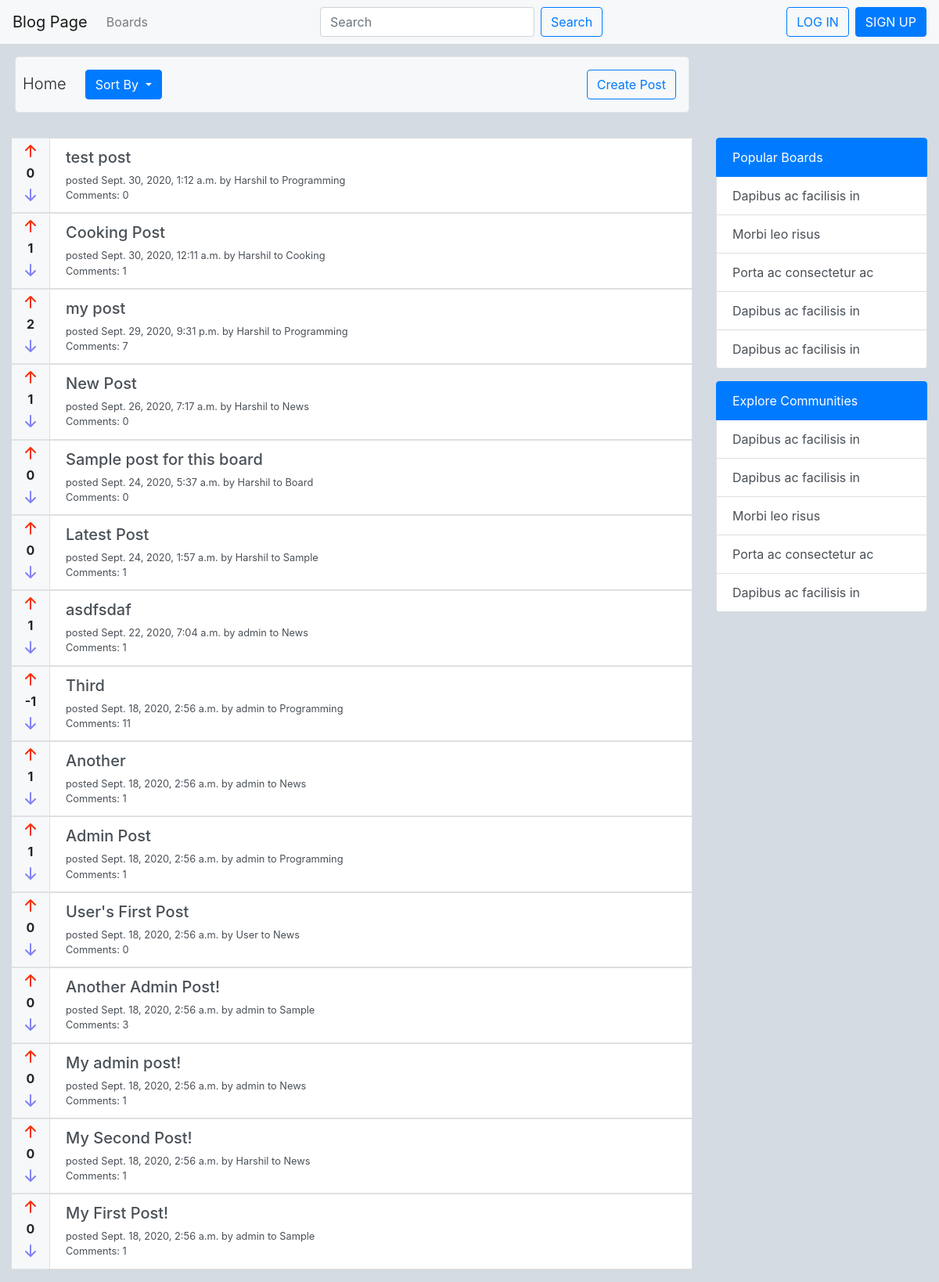
The page / on the database its author committed.
### blog/models.py (models this page shows, shortened)
class Post(models.Model):
    title = models.CharField(max_length=200)
    content = models.TextField(max_length=2000)
    date_posted = models.DateTimeField(auto_now=timezone.now())
    author = models.ForeignKey(User, on_delete=models.CASCADE, related_name='posts')
    board = models.ForeignKey(Board, on_delete=models.CASCADE, null=True, blank=True)
    likes = models.ManyToManyField(User, blank=True, related_name='post_likes')
    dislikes = models.ManyToManyField(User, blank=True, related_name='post_dislikes')
    def get_rating(self):
        return self.likes.count() - self.dislikes.count()

class Board(models.Model):
    title = models.CharField(max_length=200, unique=True)
    description = models.TextField(max_length=2000)
    date_created = models.DateField(auto_now_add=True)
    subscription = models.ManyToManyField(User, blank=True, related_name='subs')
    def __str__(self):
        return self.title
    def get_popularity_rating(self):
        return ( self.post_set.filter(date_posted__gte=timezone.now()-timedelta(days=7)).count())

### blog/views.py (the view)
# urls.py: path('', HomeView.as_view(), name='home'),
class HomeView(ListView):
    model = Post
    template_name = 'blog/home.html'
    context_object_name = 'posts'
    ordering = ['-date_posted']
    paginate_by = 50

### blog/forms.py
class SearchForm(Form):
    search_string = forms.CharField(label='', max_length=200, widget=forms.TextInput(attrs={'class': 'form-control input-large mr-sm-2', 'placeholder': 'Search'}))

### blog/context_processors.py (called while the page is built)
def search_form(request):
    search_form = SearchForm()
    return {"search_form": search_form}

def top_boards(request):
    return {'popular_boards': sorted(Board.objects.all(), key=lambda obj: -obj.get_popularity_rating())[:4]}

### blog/templates/blog/home.html (shortened to what this page needs)
{% extends 'blog/base.html' %}
{% block header %}
    <div class='row mx-1 my-3 py-3 border-bottom border rounded-lg' style="background-color: #f7f8f9;">
        <div class='mr-auto'>
            <div class="row dropdown">
                <h5 class='align-self-end mx-4 lead'>Home</h5>
                <button class="btn btn-primary dropdown-toggle" type="button" id="dropdownMenuButton" data-toggle="dropdown" aria-haspopup="true" aria-expanded="false">
                    Sort By
                </button>
            </div>
        </div>
        <div class='align-self-end pr-3'>
            <a href="{% url 'create-post' %}" role='button' class='btn btn-outline-primary'>Create Post</a>
        </div>
    </div>
{% endblock header %}
{% block content %}
    {% if posts %}
    <div class='list-group py-3'>
        {% for post in page_obj %}
        <div class='d-flex bd-highlight'>
            <div class='px-2 flex-shrink-1 border-top border-bottom' style="background-color: #f6f8f9;">
                <div class='d-flex justify-content-center'>
                    <a href="{% url 'like-post' post.board.id post.id %}">
                        <svg width="2em" height="2em" viewBox="0 0 16 16" class="bi bi-arrow-up-short" fill="#F73009" xmlns="http://www.w3.org/2000/svg">
                        <path fill-rule="evenodd" d="M8 12a.5.5 0 0 0 .5-.5V5.707l2.146 2.147a.5.5 0 0 0 .708-.708l-3-3a.5.5 0 0 0-.708 0l-3 3a.5.5 0 1 0 .708.708L7.5 5.707V11.5a.5.5 0 0 0 .5.5z"/>
                        </svg>
                    </a>
                </div>
                <div class='d-flex justify-content-center'>
                    {% if post in user.post_likes.all %}
                        <strong style="color: #F73009;">{{ post.get_rating }}</strong>
                    {% elif post in user.post_dislikes.all %}
                        <strong style="color: #8283F6;">{{ post.get_rating }}</strong>
                    {% else %}
                        <strong>{{ post.get_rating }}</strong>
                    {% endif %}
                </div>
                <div class='d-flex justify-content-center'>
                    <a href="{% url 'dislike-post' post.board.id post.id %}">
                        <svg width="2em" height="2em" viewBox="0 0 16 16" class="bi bi-arrow-down-short" fill="#8283F6" xmlns="http://www.w3.org/2000/svg">
                        <path fill-rule="evenodd" d="M8 4a.5.5 0 0 1 .5.5v5.793l2.146-2.147a.5.5 0 0 1 .708.708l-3 3a.5.5 0 0 1-.708 0l-3-3a.5.5 0 1 1 .708-.708L7.5 10.293V4.5A.5.5 0 0 1 8 4z"/>
                        </svg>
                    </a>
                </div>
            </div>
            <div class='w-100 bd-highlight'>
                <a href="{% url 'post' post.board.id post.id %}" class='list-group-item list-group-item-action'>
                    <div class='row'>
                        <div class='col'>
                            <h5>{{ post.title }}</h5>
                        </div>
                    </div>
                    <div class='row'>
                        <small class='col align-self-start'>posted {{ post.date_posted }} by {{ post.author }} to {{ post.board }}</small>
                    </div>
                    <div class='row'>
                        <small class='col'>Comments: {{ post.comment_set.count }}</small>
                    </div>
                </a>
            </div>
        </div>
        {% endfor %}
    </div>
    {% endif %}
{% endblock content %}
{% block sidebar %}
    <div class="list-group my-3">
        <a href="#" class="list-group-item list-group-item-action active disabled">Popular Boards</a>
        <a href="#" class="list-group-item list-group-item-action">Dapibus ac facilisis in</a>
        <a href="#" class="list-group-item list-group-item-action">Morbi leo risus</a>
        <a href="#" class="list-group-item list-group-item-action">Porta ac consectetur ac</a>
        <a href="#" class="list-group-item list-group-item-action">Dapibus ac facilisis in</a>
        <a href="#" class="list-group-item list-group-item-action">Dapibus ac facilisis in</a>
    </div>
    <div class="list-group my-3">
        <a href="#" class="list-group-item list-group-item-action active disabled">Explore Communities</a>
        <a href="#" class="list-group-item list-group-item-action">Dapibus ac facilisis in</a>
        <a href="#" class="list-group-item list-group-item-action">Dapibus ac facilisis in</a>
        <a href="#" class="list-group-item list-group-item-action">Morbi leo risus</a>
        <a href="#" class="list-group-item list-group-item-action">Porta ac consectetur ac</a>
        <a href="#" class="list-group-item list-group-item-action">Dapibus ac facilisis in</a>
    </div>
{% endblock sidebar %}

### blog/templates/blog/base.html (style rules this page uses)
body { background-color: #d4dbe2; }

### rows shown on the page
Post: get_rating "0", title "test post", date_posted "Sept. 30, 2020, 1:12 a.m.", author "Harshil", board "Programming", comment_set.count "0"
Post: get_rating "1", title "Cooking Post", date_posted "Sept. 30, 2020, 12:11 a.m.", author "Harshil", board "Cooking", comment_set.count "1"
Post: get_rating "2", title "my post", date_posted "Sept. 29, 2020, 9:31 p.m.", author "Harshil", board "Programming", comment_set.count "7"
Post: get_rating "1", title "New Post", date_posted "Sept. 26, 2020, 7:17 a.m.", author "Harshil", board "News", comment_set.count "0"
Post: get_rating "0", title "Sample post for this board", date_posted "Sept. 24, 2020, 5:37 a.m.", author "Harshil", board "Board", comment_set.count "0"
Post: get_rating "0", title "Latest Post", date_posted "Sept. 24, 2020, 1:57 a.m.", author "Harshil", board "Sample", comment_set.count "1"
Post: get_rating "1", title "asdfsdaf", date_posted "Sept. 22, 2020, 7:04 a.m.", author "admin", board "News", comment_set.count "1"
Post: get_rating "-1", title "Third", date_posted "Sept. 18, 2020, 2:56 a.m.", author "admin", board "Programming", comment_set.count "11"
Post: get_rating "1", title "Another", date_posted "Sept. 18, 2020, 2:56 a.m.", author "admin", board "News", comment_set.count "1"
Post: get_rating "1", title "Admin Post", date_posted "Sept. 18, 2020, 2:56 a.m.", author "admin", board "Programming", comment_set.count "1"
Post: get_rating "0", title "User's First Post", date_posted "Sept. 18, 2020, 2:56 a.m.", author "User", board "News", comment_set.count "0"
Post: get_rating "0", title "Another Admin Post!", date_posted "Sept. 18, 2020, 2:56 a.m.", author "admin", board "Sample", comment_set.count "3"
Post: get_rating "0", title "My admin post!", date_posted "Sept. 18, 2020, 2:56 a.m.", author "admin", board "News", comment_set.count "1"
Post: get_rating "0", title "My Second Post!", date_posted "Sept. 18, 2020, 2:56 a.m.", author "Harshil", board "News", comment_set.count "1"
Post: get_rating "0", title "My First Post!", date_posted "Sept. 18, 2020, 2:56 a.m.", author "admin", board "Sample", comment_set.count "1"
